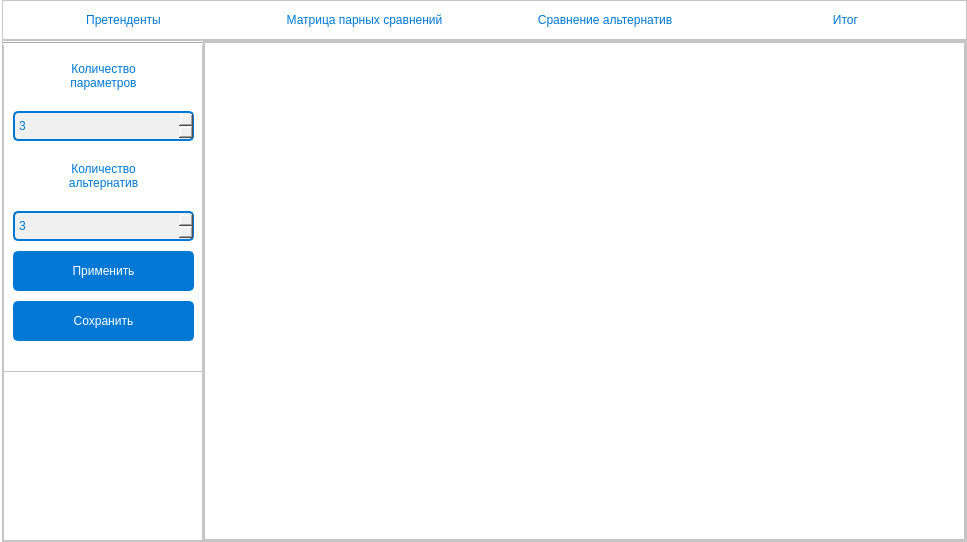
<?xml version="1.0" encoding="UTF-8"?>
<ui version="4.0">
 <class>DenisProjectClass</class>
 <widget class="QMainWindow" name="DenisProjectClass">
  <property name="geometry">
   <rect>
    <x>0</x>
    <y>0</y>
    <width>967</width>
    <height>542</height>
   </rect>
  </property>
  <property name="windowTitle">
   <string>Метод анализа иерархией</string>
  </property>
  <property name="styleSheet">
   <string notr="true">font: 14pt &quot;Segoe UI&quot;;</string>
  </property>
  <widget class="QWidget" name="centralWidget">
   <property name="styleSheet">
    <string notr="true">/* Общие стили */
QWidget {
    background-color: #ffffff; /* белый фон */
    color: #333333; /* цвет текста */
    selection-background-color: #0078d4; /* цвет выделения */
}

/* Стили для кнопок */
QPushButton {
    background-color: #0078d4; /* голубой фон */
    border: 2px solid #0078d4; /* граница */
    border-radius: 5px; /* закругление углов */
    color: #ffffff; /* цвет текста */
    padding: 5px 10px; /* отступы */
}

QPushButton:hover {
    background-color: #005a9e; /* голубой фон при наведении */
    border: 2px solid #005a9e; /* граница при наведении */
}

QPushButton:pressed {
    background-color: #003d6a; /* голубой фон при нажатии */
    border: 2px solid #003d6a; /* граница при нажатии */
}

/* Стили для меток */
QLabel {
    color: #0078d4; /* голубой цвет текста */
}

/* Стили для спинбокса */
QSpinBox {
    background-color: #f0f0f0; /* серый фон */
    border: 2px solid #0078d4; /* граница */
    border-radius: 5px; /* закругление углов */
    color: #0078d4; /* цвет текста */
    padding: 2px; /* отступы */
}

/* Стили для таблицы */
QTableWidget {
    alternate-background-color: #f0f0f0; /* серый фон четных строк */
    selection-background-color: #0078d4; /* цвет выделения */
}

/* Стили для поля ввода текста */
QPlainTextEdit {
    background-color: #f0f0f0; /* серый фон */
    border: 2px solid #0078d4; /* граница */
    color: #333333; /* цвет текста */
}

/* Стили для комбо-бокса */
QComboBox {
    background-color: #f0f0f0; /* серый фон */
    border: 2px solid #0078d4; /* граница */
    border-radius: 5px; /* закругление углов */
    color: #0078d4; /* цвет текста */
}


/* Стили для поля ввода многострочного текста */
QPlainTextEdit {
    background-color: #f0f0f0; /* серый фон */
    border: 2px solid #0078d4; /* граница */
    color: #333333; /* цвет текста */
}

QPlainTextEdit:hover {
    background-color: #e5e5e5; /* серый фон при наведении */
}

QPlainTextEdit:focus {
    border: 2px solid #005a9e; /* граница при фокусе */
}
</string>
   </property>
   <layout class="QHBoxLayout" name="horizontalLayout">
    <property name="spacing">
     <number>0</number>
    </property>
    <property name="leftMargin">
     <number>0</number>
    </property>
    <property name="topMargin">
     <number>0</number>
    </property>
    <property name="rightMargin">
     <number>0</number>
    </property>
    <property name="bottomMargin">
     <number>0</number>
    </property>
    <item>
     <widget class="QStackedWidget" name="stackedWidget">
      <property name="currentIndex">
       <number>0</number>
      </property>
      <widget class="QWidget" name="page">
       <layout class="QVBoxLayout" name="verticalLayout">
        <property name="spacing">
         <number>0</number>
        </property>
        <property name="leftMargin">
         <number>2</number>
        </property>
        <property name="topMargin">
         <number>0</number>
        </property>
        <property name="rightMargin">
         <number>0</number>
        </property>
        <property name="bottomMargin">
         <number>0</number>
        </property>
        <item>
         <widget class="QFrame" name="frame">
          <property name="minimumSize">
           <size>
            <width>960</width>
            <height>40</height>
           </size>
          </property>
          <property name="maximumSize">
           <size>
            <width>2000</width>
            <height>40</height>
           </size>
          </property>
          <property name="styleSheet">
           <string notr="true">/* Стили для панельных кнопок */
QPushButton {
    background-color: transparent; /* прозрачный фон */
    border: none; /* убираем границу */
    color: #0078d4; /* цвет текста */
    padding: 5px 10px; /* отступы */
}

QPushButton:hover {
    background-color: #e5f1fb; /* светло-голубой фон при наведении */
border: none; /* убираем границу */
}

QPushButton:pressed {
    background-color: #cde4f9; /* голубой фон при нажатии */
border: none; /* убираем границу */
}
</string>
          </property>
          <property name="frameShape">
           <enum>QFrame::StyledPanel</enum>
          </property>
          <property name="frameShadow">
           <enum>QFrame::Raised</enum>
          </property>
          <layout class="QHBoxLayout" name="horizontalLayout_2">
           <property name="spacing">
            <number>0</number>
           </property>
           <property name="leftMargin">
            <number>0</number>
           </property>
           <property name="topMargin">
            <number>0</number>
           </property>
           <property name="rightMargin">
            <number>0</number>
           </property>
           <property name="bottomMargin">
            <number>0</number>
           </property>
           <item>
            <widget class="QPushButton" name="pushButton_6">
             <property name="text">
              <string>Претенденты</string>
             </property>
            </widget>
           </item>
           <item>
            <widget class="QPushButton" name="pushButton_7">
             <property name="text">
              <string>Матрица парных сравнений</string>
             </property>
            </widget>
           </item>
           <item>
            <widget class="QPushButton" name="pushButton_8">
             <property name="text">
              <string>Сравнение альтернатив</string>
             </property>
            </widget>
           </item>
           <item>
            <widget class="QPushButton" name="pushButton_9">
             <property name="text">
              <string>Итог</string>
             </property>
            </widget>
           </item>
          </layout>
         </widget>
        </item>
        <item>
         <widget class="QFrame" name="frame_2">
          <property name="minimumSize">
           <size>
            <width>960</width>
            <height>0</height>
           </size>
          </property>
          <property name="maximumSize">
           <size>
            <width>16777215</width>
            <height>16777215</height>
           </size>
          </property>
          <property name="frameShape">
           <enum>QFrame::StyledPanel</enum>
          </property>
          <property name="frameShadow">
           <enum>QFrame::Raised</enum>
          </property>
          <layout class="QHBoxLayout" name="horizontalLayout_6">
           <property name="spacing">
            <number>0</number>
           </property>
           <property name="leftMargin">
            <number>0</number>
           </property>
           <property name="topMargin">
            <number>0</number>
           </property>
           <property name="rightMargin">
            <number>0</number>
           </property>
           <property name="bottomMargin">
            <number>0</number>
           </property>
           <item>
            <widget class="QFrame" name="frame_9">
             <property name="minimumSize">
              <size>
               <width>200</width>
               <height>0</height>
              </size>
             </property>
             <property name="maximumSize">
              <size>
               <width>200</width>
               <height>16777215</height>
              </size>
             </property>
             <property name="frameShape">
              <enum>QFrame::StyledPanel</enum>
             </property>
             <property name="frameShadow">
              <enum>QFrame::Raised</enum>
             </property>
             <widget class="QFrame" name="frame_16">
              <property name="geometry">
               <rect>
                <x>0</x>
                <y>0</y>
                <width>200</width>
                <height>331</height>
               </rect>
              </property>
              <property name="minimumSize">
               <size>
                <width>200</width>
                <height>331</height>
               </size>
              </property>
              <property name="maximumSize">
               <size>
                <width>16777215</width>
                <height>332</height>
               </size>
              </property>
              <property name="frameShape">
               <enum>QFrame::StyledPanel</enum>
              </property>
              <property name="frameShadow">
               <enum>QFrame::Raised</enum>
              </property>
              <widget class="QPushButton" name="pushButton_2">
               <property name="geometry">
                <rect>
                 <x>10</x>
                 <y>260</y>
                 <width>181</width>
                 <height>40</height>
                </rect>
               </property>
               <property name="minimumSize">
                <size>
                 <width>40</width>
                 <height>0</height>
                </size>
               </property>
               <property name="maximumSize">
                <size>
                 <width>16777215</width>
                 <height>40</height>
                </size>
               </property>
               <property name="text">
                <string>Сохранить</string>
               </property>
              </widget>
              <widget class="QSpinBox" name="spinBox">
               <property name="geometry">
                <rect>
                 <x>10</x>
                 <y>70</y>
                 <width>181</width>
                 <height>30</height>
                </rect>
               </property>
               <property name="maximumSize">
                <size>
                 <width>16777215</width>
                 <height>30</height>
                </size>
               </property>
               <property name="alignment">
                <set>Qt::AlignLeading|Qt::AlignLeft|Qt::AlignVCenter</set>
               </property>
               <property name="minimum">
                <number>3</number>
               </property>
               <property name="maximum">
                <number>16</number>
               </property>
              </widget>
              <widget class="QSpinBox" name="spinBox_2">
               <property name="geometry">
                <rect>
                 <x>10</x>
                 <y>170</y>
                 <width>181</width>
                 <height>30</height>
                </rect>
               </property>
               <property name="maximumSize">
                <size>
                 <width>16777215</width>
                 <height>30</height>
                </size>
               </property>
               <property name="alignment">
                <set>Qt::AlignLeading|Qt::AlignLeft|Qt::AlignVCenter</set>
               </property>
               <property name="minimum">
                <number>3</number>
               </property>
               <property name="maximum">
                <number>16</number>
               </property>
              </widget>
              <widget class="QPushButton" name="pushButton">
               <property name="geometry">
                <rect>
                 <x>10</x>
                 <y>210</y>
                 <width>181</width>
                 <height>40</height>
                </rect>
               </property>
               <property name="minimumSize">
                <size>
                 <width>40</width>
                 <height>0</height>
                </size>
               </property>
               <property name="maximumSize">
                <size>
                 <width>16777215</width>
                 <height>40</height>
                </size>
               </property>
               <property name="text">
                <string>Применить</string>
               </property>
              </widget>
              <widget class="QLabel" name="label_18">
               <property name="geometry">
                <rect>
                 <x>10</x>
                 <y>110</y>
                 <width>181</width>
                 <height>50</height>
                </rect>
               </property>
               <property name="maximumSize">
                <size>
                 <width>16777215</width>
                 <height>50</height>
                </size>
               </property>
               <property name="text">
                <string>Количество
альтернатив</string>
               </property>
               <property name="alignment">
                <set>Qt::AlignCenter</set>
               </property>
              </widget>
              <widget class="QLabel" name="label_17">
               <property name="geometry">
                <rect>
                 <x>10</x>
                 <y>10</y>
                 <width>181</width>
                 <height>50</height>
                </rect>
               </property>
               <property name="maximumSize">
                <size>
                 <width>16777215</width>
                 <height>50</height>
                </size>
               </property>
               <property name="text">
                <string>Количество
параметров</string>
               </property>
               <property name="alignment">
                <set>Qt::AlignCenter</set>
               </property>
              </widget>
              <widget class="Line" name="line_3">
               <property name="geometry">
                <rect>
                 <x>0</x>
                 <y>0</y>
                 <width>10000</width>
                 <height>4</height>
                </rect>
               </property>
               <property name="orientation">
                <enum>Qt::Horizontal</enum>
               </property>
              </widget>
             </widget>
            </widget>
           </item>
           <item>
            <widget class="QFrame" name="frame_10">
             <property name="frameShape">
              <enum>QFrame::StyledPanel</enum>
             </property>
             <property name="frameShadow">
              <enum>QFrame::Raised</enum>
             </property>
             <layout class="QVBoxLayout" name="verticalLayout_6">
              <property name="spacing">
               <number>0</number>
              </property>
              <property name="leftMargin">
               <number>0</number>
              </property>
              <property name="topMargin">
               <number>0</number>
              </property>
              <property name="rightMargin">
               <number>0</number>
              </property>
              <property name="bottomMargin">
               <number>0</number>
              </property>
              <item>
               <widget class="QTableWidget" name="tableWidget_4">
                <attribute name="horizontalHeaderVisible">
                 <bool>true</bool>
                </attribute>
                <attribute name="verticalHeaderVisible">
                 <bool>true</bool>
                </attribute>
               </widget>
              </item>
             </layout>
            </widget>
           </item>
          </layout>
         </widget>
        </item>
       </layout>
      </widget>
      <widget class="QWidget" name="page_2">
       <layout class="QVBoxLayout" name="verticalLayout_2">
        <property name="spacing">
         <number>0</number>
        </property>
        <property name="leftMargin">
         <number>2</number>
        </property>
        <property name="topMargin">
         <number>0</number>
        </property>
        <property name="rightMargin">
         <number>0</number>
        </property>
        <property name="bottomMargin">
         <number>0</number>
        </property>
        <item>
         <widget class="QFrame" name="frame_3">
          <property name="minimumSize">
           <size>
            <width>960</width>
            <height>40</height>
           </size>
          </property>
          <property name="maximumSize">
           <size>
            <width>2000</width>
            <height>40</height>
           </size>
          </property>
          <property name="styleSheet">
           <string notr="true">/* Стили для панельных кнопок */
QPushButton {
    background-color: transparent; /* прозрачный фон */
    border: none; /* убираем границу */
    color: #0078d4; /* цвет текста */
    padding: 5px 10px; /* отступы */
}

QPushButton:hover {
    background-color: #e5f1fb; /* светло-голубой фон при наведении */
border: none; /* убираем границу */
}

QPushButton:pressed {
    background-color: #cde4f9; /* голубой фон при нажатии */
border: none; /* убираем границу */
}</string>
          </property>
          <property name="frameShape">
           <enum>QFrame::StyledPanel</enum>
          </property>
          <property name="frameShadow">
           <enum>QFrame::Raised</enum>
          </property>
          <layout class="QHBoxLayout" name="horizontalLayout_3">
           <property name="spacing">
            <number>0</number>
           </property>
           <property name="leftMargin">
            <number>0</number>
           </property>
           <property name="topMargin">
            <number>0</number>
           </property>
           <property name="rightMargin">
            <number>0</number>
           </property>
           <property name="bottomMargin">
            <number>0</number>
           </property>
           <item>
            <widget class="QPushButton" name="pushButton_10">
             <property name="text">
              <string>Претенденты</string>
             </property>
            </widget>
           </item>
           <item>
            <widget class="QPushButton" name="pushButton_11">
             <property name="text">
              <string>Матрица парных сравнений</string>
             </property>
            </widget>
           </item>
           <item>
            <widget class="QPushButton" name="pushButton_12">
             <property name="text">
              <string>Сравнение альтернатив</string>
             </property>
            </widget>
           </item>
           <item>
            <widget class="QPushButton" name="pushButton_13">
             <property name="text">
              <string>Итог</string>
             </property>
            </widget>
           </item>
          </layout>
         </widget>
        </item>
        <item>
         <widget class="QFrame" name="frame_6">
          <property name="maximumSize">
           <size>
            <width>16777215</width>
            <height>16777215</height>
           </size>
          </property>
          <property name="frameShape">
           <enum>QFrame::StyledPanel</enum>
          </property>
          <property name="frameShadow">
           <enum>QFrame::Raised</enum>
          </property>
          <layout class="QHBoxLayout" name="horizontalLayout_7">
           <property name="spacing">
            <number>0</number>
           </property>
           <property name="leftMargin">
            <number>0</number>
           </property>
           <property name="topMargin">
            <number>0</number>
           </property>
           <property name="rightMargin">
            <number>0</number>
           </property>
           <property name="bottomMargin">
            <number>0</number>
           </property>
           <item>
            <widget class="QFrame" name="frame_11">
             <property name="minimumSize">
              <size>
               <width>200</width>
               <height>500</height>
              </size>
             </property>
             <property name="maximumSize">
              <size>
               <width>200</width>
               <height>16777215</height>
              </size>
             </property>
             <property name="frameShape">
              <enum>QFrame::StyledPanel</enum>
             </property>
             <property name="frameShadow">
              <enum>QFrame::Raised</enum>
             </property>
             <widget class="QFrame" name="frame_17">
              <property name="geometry">
               <rect>
                <x>0</x>
                <y>0</y>
                <width>200</width>
                <height>250</height>
               </rect>
              </property>
              <property name="minimumSize">
               <size>
                <width>200</width>
                <height>250</height>
               </size>
              </property>
              <property name="maximumSize">
               <size>
                <width>16777215</width>
                <height>250</height>
               </size>
              </property>
              <property name="frameShape">
               <enum>QFrame::StyledPanel</enum>
              </property>
              <property name="frameShadow">
               <enum>QFrame::Raised</enum>
              </property>
              <widget class="QPushButton" name="pushButton_4">
               <property name="geometry">
                <rect>
                 <x>10</x>
                 <y>100</y>
                 <width>181</width>
                 <height>41</height>
                </rect>
               </property>
               <property name="text">
                <string>Сохранить</string>
               </property>
              </widget>
              <widget class="QPlainTextEdit" name="plainTextEdit">
               <property name="geometry">
                <rect>
                 <x>10</x>
                 <y>10</y>
                 <width>181</width>
                 <height>81</height>
                </rect>
               </property>
               <property name="styleSheet">
                <string notr="true">border: 0px;
font-size: 14px;
background-color: rgb(255, 255, 255);
color: rgb(0, 85, 255);</string>
               </property>
               <property name="verticalScrollBarPolicy">
                <enum>Qt::ScrollBarAlwaysOff</enum>
               </property>
               <property name="horizontalScrollBarPolicy">
                <enum>Qt::ScrollBarAlwaysOff</enum>
               </property>
               <property name="undoRedoEnabled">
                <bool>true</bool>
               </property>
               <property name="lineWrapMode">
                <enum>QPlainTextEdit::WidgetWidth</enum>
               </property>
               <property name="readOnly">
                <bool>true</bool>
               </property>
               <property name="plainText">
                <string>Матрица парных сравнений - этап МАИ с расстановкой приоритетов среди критериев</string>
               </property>
               <property name="backgroundVisible">
                <bool>false</bool>
               </property>
              </widget>
              <widget class="Line" name="line">
               <property name="geometry">
                <rect>
                 <x>0</x>
                 <y>0</y>
                 <width>10000</width>
                 <height>3</height>
                </rect>
               </property>
               <property name="orientation">
                <enum>Qt::Horizontal</enum>
               </property>
              </widget>
              <widget class="QLabel" name="label">
               <property name="geometry">
                <rect>
                 <x>10</x>
                 <y>150</y>
                 <width>181</width>
                 <height>51</height>
                </rect>
               </property>
               <property name="styleSheet">
                <string notr="true">border: 0px;
font-size: 12px;
background-color: rgb(255, 255, 255);
color: rgb(0, 85, 255);</string>
               </property>
               <property name="text">
                <string>ИС: 0.0
ОС: 0.0%
Таблица подходит</string>
               </property>
              </widget>
             </widget>
            </widget>
           </item>
           <item>
            <widget class="QTableWidget" name="tableWidget"/>
           </item>
          </layout>
         </widget>
        </item>
       </layout>
      </widget>
      <widget class="QWidget" name="page_3">
       <layout class="QVBoxLayout" name="verticalLayout_4">
        <property name="spacing">
         <number>0</number>
        </property>
        <property name="leftMargin">
         <number>2</number>
        </property>
        <property name="topMargin">
         <number>0</number>
        </property>
        <property name="rightMargin">
         <number>0</number>
        </property>
        <property name="bottomMargin">
         <number>0</number>
        </property>
        <item>
         <widget class="QFrame" name="frame_4">
          <property name="minimumSize">
           <size>
            <width>960</width>
            <height>40</height>
           </size>
          </property>
          <property name="maximumSize">
           <size>
            <width>2000</width>
            <height>40</height>
           </size>
          </property>
          <property name="styleSheet">
           <string notr="true">/* Стили для панельных кнопок */
QPushButton {
    background-color: transparent; /* прозрачный фон */
    border: none; /* убираем границу */
    color: #0078d4; /* цвет текста */
    padding: 5px 10px; /* отступы */
}

QPushButton:hover {
    background-color: #e5f1fb; /* светло-голубой фон при наведении */
border: none; /* убираем границу */
}

QPushButton:pressed {
    background-color: #cde4f9; /* голубой фон при нажатии */
border: none; /* убираем границу */
}</string>
          </property>
          <property name="frameShape">
           <enum>QFrame::StyledPanel</enum>
          </property>
          <property name="frameShadow">
           <enum>QFrame::Raised</enum>
          </property>
          <layout class="QHBoxLayout" name="horizontalLayout_4">
           <property name="spacing">
            <number>0</number>
           </property>
           <property name="leftMargin">
            <number>0</number>
           </property>
           <property name="topMargin">
            <number>0</number>
           </property>
           <property name="rightMargin">
            <number>0</number>
           </property>
           <property name="bottomMargin">
            <number>0</number>
           </property>
           <item>
            <widget class="QPushButton" name="pushButton_18">
             <property name="text">
              <string>Претенденты</string>
             </property>
            </widget>
           </item>
           <item>
            <widget class="QPushButton" name="pushButton_19">
             <property name="text">
              <string>Матрица парных сравнений</string>
             </property>
            </widget>
           </item>
           <item>
            <widget class="QPushButton" name="pushButton_20">
             <property name="text">
              <string>Сравнение альтернатив</string>
             </property>
            </widget>
           </item>
           <item>
            <widget class="QPushButton" name="pushButton_21">
             <property name="text">
              <string>Итог</string>
             </property>
            </widget>
           </item>
          </layout>
         </widget>
        </item>
        <item>
         <widget class="QFrame" name="frame_7">
          <property name="maximumSize">
           <size>
            <width>16777215</width>
            <height>16777215</height>
           </size>
          </property>
          <property name="frameShape">
           <enum>QFrame::StyledPanel</enum>
          </property>
          <property name="frameShadow">
           <enum>QFrame::Raised</enum>
          </property>
          <layout class="QHBoxLayout" name="horizontalLayout_8">
           <property name="spacing">
            <number>0</number>
           </property>
           <property name="leftMargin">
            <number>0</number>
           </property>
           <property name="topMargin">
            <number>0</number>
           </property>
           <property name="rightMargin">
            <number>0</number>
           </property>
           <property name="bottomMargin">
            <number>0</number>
           </property>
           <item>
            <widget class="QFrame" name="frame_12">
             <property name="minimumSize">
              <size>
               <width>200</width>
               <height>500</height>
              </size>
             </property>
             <property name="maximumSize">
              <size>
               <width>200</width>
               <height>16777215</height>
              </size>
             </property>
             <property name="frameShape">
              <enum>QFrame::StyledPanel</enum>
             </property>
             <property name="frameShadow">
              <enum>QFrame::Raised</enum>
             </property>
             <widget class="QPushButton" name="pushButton_5">
              <property name="geometry">
               <rect>
                <x>10</x>
                <y>280</y>
                <width>181</width>
                <height>41</height>
               </rect>
              </property>
              <property name="text">
               <string>Сохранить</string>
              </property>
             </widget>
             <widget class="QLabel" name="label_20">
              <property name="geometry">
               <rect>
                <x>10</x>
                <y>10</y>
                <width>181</width>
                <height>51</height>
               </rect>
              </property>
              <property name="text">
               <string>Выбранный
критерий:</string>
              </property>
              <property name="alignment">
               <set>Qt::AlignCenter</set>
              </property>
             </widget>
             <widget class="QComboBox" name="comboBox">
              <property name="geometry">
               <rect>
                <x>10</x>
                <y>70</y>
                <width>181</width>
                <height>31</height>
               </rect>
              </property>
             </widget>
             <widget class="QPlainTextEdit" name="plainTextEdit_2">
              <property name="geometry">
               <rect>
                <x>10</x>
                <y>110</y>
                <width>181</width>
                <height>161</height>
               </rect>
              </property>
              <property name="styleSheet">
               <string notr="true">border: 0px;
font-size: 14px;
background-color: rgb(255, 255, 255);
color: rgb(0, 85, 255);</string>
              </property>
              <property name="lineWrapMode">
               <enum>QPlainTextEdit::WidgetWidth</enum>
              </property>
              <property name="readOnly">
               <bool>true</bool>
              </property>
              <property name="plainText">
               <string>Сравнение альтернатив - поочередное сравнение всех альтернатив по определённым критериям, для выявления коэфицентов влияния</string>
              </property>
              <property name="backgroundVisible">
               <bool>false</bool>
              </property>
             </widget>
             <widget class="Line" name="line_2">
              <property name="geometry">
               <rect>
                <x>0</x>
                <y>0</y>
                <width>10000</width>
                <height>3</height>
               </rect>
              </property>
              <property name="orientation">
               <enum>Qt::Horizontal</enum>
              </property>
             </widget>
             <widget class="QLabel" name="label_2">
              <property name="geometry">
               <rect>
                <x>10</x>
                <y>330</y>
                <width>181</width>
                <height>51</height>
               </rect>
              </property>
              <property name="styleSheet">
               <string notr="true">border: 0px;
font-size: 12px;
background-color: rgb(255, 255, 255);
color: rgb(0, 85, 255);</string>
              </property>
              <property name="text">
               <string>ИС: 0.0
ОС: 0.0%
Таблица подходит</string>
              </property>
             </widget>
            </widget>
           </item>
           <item>
            <widget class="QTableWidget" name="tableWidget_2"/>
           </item>
          </layout>
         </widget>
        </item>
       </layout>
      </widget>
      <widget class="QWidget" name="page_4">
       <layout class="QVBoxLayout" name="verticalLayout_5">
        <property name="spacing">
         <number>0</number>
        </property>
        <property name="leftMargin">
         <number>2</number>
        </property>
        <property name="topMargin">
         <number>0</number>
        </property>
        <property name="rightMargin">
         <number>0</number>
        </property>
        <property name="bottomMargin">
         <number>0</number>
        </property>
        <item>
         <widget class="QFrame" name="frame_5">
          <property name="minimumSize">
           <size>
            <width>960</width>
            <height>40</height>
           </size>
          </property>
          <property name="maximumSize">
           <size>
            <width>2000</width>
            <height>40</height>
           </size>
          </property>
          <property name="styleSheet">
           <string notr="true">/* Стили для панельных кнопок */
QPushButton {
    background-color: transparent; /* прозрачный фон */
    border: none; /* убираем границу */
    color: #0078d4; /* цвет текста */
    padding: 5px 10px; /* отступы */
}

QPushButton:hover {
    background-color: #e5f1fb; /* светло-голубой фон при наведении */
border: none; /* убираем границу */
}

QPushButton:pressed {
    background-color: #cde4f9; /* голубой фон при нажатии */
border: none; /* убираем границу */
}</string>
          </property>
          <property name="frameShape">
           <enum>QFrame::StyledPanel</enum>
          </property>
          <property name="frameShadow">
           <enum>QFrame::Raised</enum>
          </property>
          <layout class="QHBoxLayout" name="horizontalLayout_5">
           <property name="spacing">
            <number>0</number>
           </property>
           <property name="leftMargin">
            <number>0</number>
           </property>
           <property name="topMargin">
            <number>0</number>
           </property>
           <property name="rightMargin">
            <number>0</number>
           </property>
           <property name="bottomMargin">
            <number>0</number>
           </property>
           <item>
            <widget class="QPushButton" name="pushButton_14">
             <property name="text">
              <string>Претенденты</string>
             </property>
            </widget>
           </item>
           <item>
            <widget class="QPushButton" name="pushButton_15">
             <property name="text">
              <string>Матрица парных сравнений</string>
             </property>
            </widget>
           </item>
           <item>
            <widget class="QPushButton" name="pushButton_16">
             <property name="text">
              <string>Сравнение альтернатив</string>
             </property>
            </widget>
           </item>
           <item>
            <widget class="QPushButton" name="pushButton_17">
             <property name="text">
              <string>Итог</string>
             </property>
            </widget>
           </item>
          </layout>
         </widget>
        </item>
        <item>
         <widget class="QFrame" name="frame_8">
          <property name="maximumSize">
           <size>
            <width>16777215</width>
            <height>16777215</height>
           </size>
          </property>
          <property name="frameShape">
           <enum>QFrame::StyledPanel</enum>
          </property>
          <property name="frameShadow">
           <enum>QFrame::Raised</enum>
          </property>
          <layout class="QHBoxLayout" name="horizontalLayout_9">
           <property name="spacing">
            <number>0</number>
           </property>
           <property name="leftMargin">
            <number>0</number>
           </property>
           <property name="topMargin">
            <number>0</number>
           </property>
           <property name="rightMargin">
            <number>0</number>
           </property>
           <property name="bottomMargin">
            <number>0</number>
           </property>
           <item>
            <widget class="QFrame" name="frame_13">
             <property name="minimumSize">
              <size>
               <width>300</width>
               <height>500</height>
              </size>
             </property>
             <property name="maximumSize">
              <size>
               <width>300</width>
               <height>16777215</height>
              </size>
             </property>
             <property name="frameShape">
              <enum>QFrame::StyledPanel</enum>
             </property>
             <property name="frameShadow">
              <enum>QFrame::Raised</enum>
             </property>
             <layout class="QVBoxLayout" name="verticalLayout_3">
              <property name="spacing">
               <number>2</number>
              </property>
              <property name="leftMargin">
               <number>0</number>
              </property>
              <property name="topMargin">
               <number>0</number>
              </property>
              <property name="rightMargin">
               <number>0</number>
              </property>
              <property name="bottomMargin">
               <number>0</number>
              </property>
              <item>
               <widget class="Line" name="line_5">
                <property name="orientation">
                 <enum>Qt::Horizontal</enum>
                </property>
               </widget>
              </item>
              <item>
               <widget class="QPushButton" name="pushButton_3">
                <property name="minimumSize">
                 <size>
                  <width>298</width>
                  <height>40</height>
                 </size>
                </property>
                <property name="maximumSize">
                 <size>
                  <width>298</width>
                  <height>40</height>
                 </size>
                </property>
                <property name="text">
                 <string>Результаты МАИ:</string>
                </property>
               </widget>
              </item>
              <item>
               <widget class="Line" name="line_6">
                <property name="orientation">
                 <enum>Qt::Vertical</enum>
                </property>
               </widget>
              </item>
              <item>
               <widget class="QTableWidget" name="tableWidget_3">
                <property name="gridStyle">
                 <enum>Qt::DashLine</enum>
                </property>
                <attribute name="horizontalHeaderVisible">
                 <bool>false</bool>
                </attribute>
                <attribute name="horizontalHeaderDefaultSectionSize">
                 <number>148</number>
                </attribute>
                <attribute name="horizontalHeaderStretchLastSection">
                 <bool>false</bool>
                </attribute>
                <attribute name="verticalHeaderVisible">
                 <bool>false</bool>
                </attribute>
                <attribute name="verticalHeaderDefaultSectionSize">
                 <number>40</number>
                </attribute>
                <column>
                 <property name="text">
                  <string>Альтернатива</string>
                 </property>
                </column>
                <column>
                 <property name="text">
                  <string>Результат</string>
                 </property>
                </column>
               </widget>
              </item>
             </layout>
            </widget>
           </item>
           <item>
            <widget class="QFrame" name="frame_15">
             <property name="frameShape">
              <enum>QFrame::StyledPanel</enum>
             </property>
             <property name="frameShadow">
              <enum>QFrame::Raised</enum>
             </property>
             <layout class="QVBoxLayout" name="verticalLayout_7">
              <property name="spacing">
               <number>0</number>
              </property>
              <property name="leftMargin">
               <number>0</number>
              </property>
              <property name="topMargin">
               <number>0</number>
              </property>
              <property name="rightMargin">
               <number>0</number>
              </property>
              <property name="bottomMargin">
               <number>0</number>
              </property>
              <item>
               <widget class="Line" name="line_4">
                <property name="orientation">
                 <enum>Qt::Horizontal</enum>
                </property>
               </widget>
              </item>
              <item>
               <widget class="QFrame" name="frame_14">
                <property name="minimumSize">
                 <size>
                  <width>661</width>
                  <height>42</height>
                 </size>
                </property>
                <property name="maximumSize">
                 <size>
                  <width>16777215</width>
                  <height>42</height>
                 </size>
                </property>
                <property name="frameShape">
                 <enum>QFrame::StyledPanel</enum>
                </property>
                <property name="frameShadow">
                 <enum>QFrame::Raised</enum>
                </property>
                <layout class="QHBoxLayout" name="horizontalLayout_10">
                 <property name="spacing">
                  <number>5</number>
                 </property>
                 <property name="leftMargin">
                  <number>0</number>
                 </property>
                 <property name="topMargin">
                  <number>0</number>
                 </property>
                 <property name="rightMargin">
                  <number>0</number>
                 </property>
                 <property name="bottomMargin">
                  <number>0</number>
                 </property>
                 <item>
                  <widget class="QLabel" name="label_22">
                   <property name="minimumSize">
                    <size>
                     <width>120</width>
                     <height>35</height>
                    </size>
                   </property>
                   <property name="maximumSize">
                    <size>
                     <width>120</width>
                     <height>35</height>
                    </size>
                   </property>
                   <property name="text">
                    <string>Тип графика:</string>
                   </property>
                   <property name="alignment">
                    <set>Qt::AlignCenter</set>
                   </property>
                  </widget>
                 </item>
                 <item>
                  <widget class="QComboBox" name="comboBox_2">
                   <item>
                    <property name="text">
                     <string>Результаты</string>
                    </property>
                   </item>
                  </widget>
                 </item>
                </layout>
               </widget>
              </item>
              <item>
               <widget class="QCustomPlot" name="widget" native="true"/>
              </item>
             </layout>
            </widget>
           </item>
          </layout>
         </widget>
        </item>
       </layout>
      </widget>
     </widget>
    </item>
   </layout>
  </widget>
 </widget>
 <layoutdefault spacing="6" margin="11"/>
 <customwidgets>
  <customwidget>
   <class>QCustomPlot</class>
   <extends>QWidget</extends>
   <header>qcustomplot.h</header>
   <container>1</container>
  </customwidget>
 </customwidgets>
 <resources>
  <include location="DenisProject.qrc"/>
 </resources>
 <connections/>
</ui>
